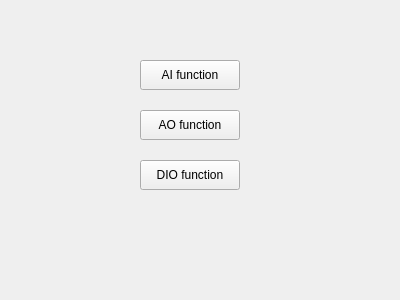
<?xml version="1.0" encoding="UTF-8"?>
<ui version="4.0">
 <class>MainWindow</class>
 <widget class="QMainWindow" name="MainWindow">
  <property name="geometry">
   <rect>
    <x>0</x>
    <y>0</y>
    <width>400</width>
    <height>300</height>
   </rect>
  </property>
  <property name="windowTitle">
   <string>MainWindow</string>
  </property>
  <widget class="QWidget" name="centralWidget">
   <widget class="QPushButton" name="btn_dio">
    <property name="geometry">
     <rect>
      <x>140</x>
      <y>160</y>
      <width>100</width>
      <height>30</height>
     </rect>
    </property>
    <property name="text">
     <string>DIO function</string>
    </property>
   </widget>
   <widget class="QPushButton" name="btn_ao">
    <property name="geometry">
     <rect>
      <x>140</x>
      <y>110</y>
      <width>100</width>
      <height>30</height>
     </rect>
    </property>
    <property name="text">
     <string>AO function</string>
    </property>
   </widget>
   <widget class="QPushButton" name="btn_ai">
    <property name="geometry">
     <rect>
      <x>140</x>
      <y>60</y>
      <width>100</width>
      <height>30</height>
     </rect>
    </property>
    <property name="text">
     <string>AI function</string>
    </property>
   </widget>
  </widget>
 </widget>
 <layoutdefault spacing="6" margin="11"/>
 <resources/>
 <connections/>
</ui>
